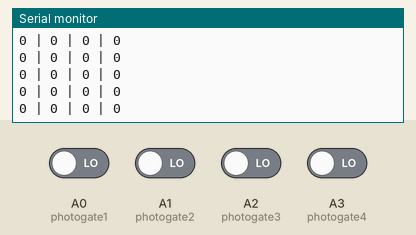
This sketch was run on a simulated Arduino Uno, built with avr-gcc and run on an emulated ATmega328P. On the bench: the last lines printed to the serial monitor. The test bench sets the inputs (shaded band); at power-on: A0 (photogate1), A1 (photogate2), A2 (photogate3), A3 (photogate4) LOW.

Above: at 1.2 s.
1.3 s: A0 (photogate1) driven HIGH
At 2.0 s:
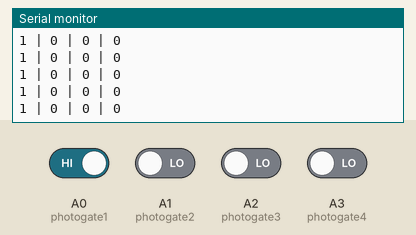
4.3 s: A1 (photogate2) driven HIGH
At 4.9 s:
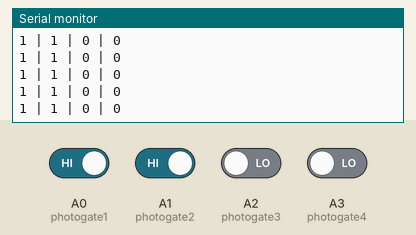
5.8 s: A2 (photogate3) driven HIGH
At 6.4 s:
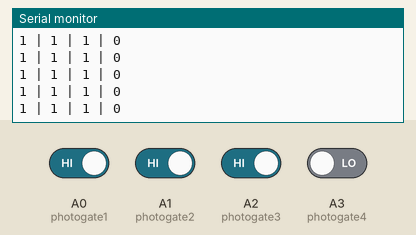
8.8 s: A3 (photogate4) driven HIGH
At 9.4 s:
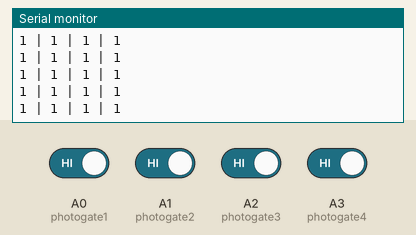
11.8 s: A0 (photogate1) driven LOW
At 12.4 s:
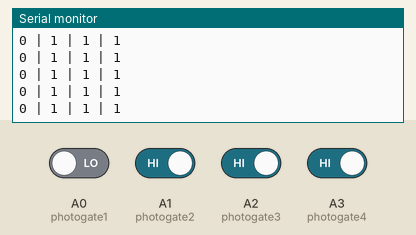
14.8 s: A1 (photogate2) driven LOW
At 15.7 s:
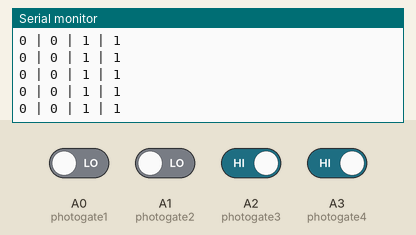

The sketch:

photogate_test.ino
```cpp
int photogate1 = A0; // uni horizontal
int photogate2 = A1; // uni vertical
int photogate3 = A2; // bi vertical
int photogate4 = A3; // bi horizontal

int photoRead1 = 0;
int photoRead2 = 0;
int photoRead3 = 0;
int photoRead4 = 0;

void setup() {
  // put your setup code here, to run once:
  pinMode(photogate1, INPUT);
  pinMode(photogate2, INPUT);
  pinMode(photogate3, INPUT);
  pinMode(photogate4, INPUT);
  Serial.begin(9600);
}

void loop() {
  // put your main code here, to run repeatedly:
  photoRead1 = digitalRead(photogate1);
  photoRead2 = digitalRead(photogate2);
  photoRead3 = digitalRead(photogate3);
  photoRead4 = digitalRead(photogate4);

  Serial.print(photoRead1);
  Serial.print(" | ");
  Serial.print(photoRead2);
  Serial.print(" | ");
  Serial.print(photoRead3);
  Serial.print(" | ");
  Serial.println(photoRead4);

}
```

Measured:
- after the input at 1.3 s, the serial monitor: prints a new line after 0.07 s (image 1)
- after the input at 4.3 s, the serial monitor: prints a new line after 0.07 s (image 2)
- after the input at 5.8 s, the serial monitor: prints a new line after 0.08 s (image 3)
- after the input at 8.8 s, the serial monitor: prints a new line after 0.08 s (image 4)
- after the input at 11.8 s, the serial monitor: prints a new line after 0.07 s (image 5)
- after the input at 14.8 s, the serial monitor: prints a new line after 0.08 s (image 6)
